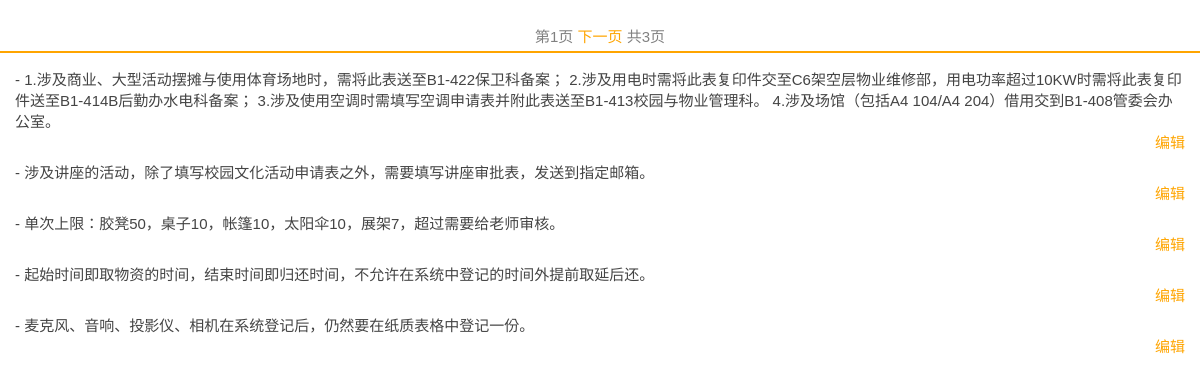
The page /1/get_notice/ on the database its author committed.
### mng/models.py (models this page shows)
class Notice(models.Model):
    content = models.CharField(max_length=300)

### mng/views.py (the view)
# urls.py: url(r'^(?P<page_num>[0-9]+)/get_notice/$', views.get_notice, name='get_notice'),
def get_notice(request, page_num):
    notices = latest_notices()
    if notices.count() <= 0:
        return HttpResponse("暂时没有通知")
    limit = 5
    paginator = Paginator(notices, limit)
    page = page_num
    try:
        notice_pages = paginator.page(page)  # 获取某页对应的记录
    except PageNotAnInteger:  # 如果页码不是个整数
        notice_pages = paginator.page(1)  # 取第一页的记录
    except EmptyPage:  # 如果页码太大，没有相应的记录
        notice_pages = paginator.page(paginator.num_pages)  # 取最后一页的记录
    return render(request, 'mng/notice.html', {'notice_pages': notice_pages})

### mng/model/notice.py (called while the page is built)
def latest_notices():
    return Notice.objects.order_by("-id")

### mng/templates/mng/notice.html (shortened to what this page needs)
<!DOCTYPE html>
<html lang="en">
<head>
    {% load staticfiles %}
    <link type="text/css" rel="stylesheet" href="{% static "css/base.css" %}">
    <link type="text/css" rel="stylesheet" href="{% static "css/notice.css" %}">
</head>
<body>
<div class="page_wrap">
    第{{ notice_pages.number }}页
    {% if notice_pages.has_next %}
        <a href="{% url 'mng:get_notice' notice_pages.next_page_number %}">下一页</a>
    {% endif %}
    共{{ notice_pages.paginator.num_pages }}页
</div>
{% for notice in notice_pages.object_list %}
    <div class="notice_wrap">
        <div>
            <p>- {{ notice.content }}</p>
            <a href="#" onclick="edit_notice(this)" class="click_label">编辑</a>
        </div>
    </div>
{% endfor %}
</body>
</html>

### mng/static/css/base.css (style rules this page uses)
* { margin: 0; padding: 0; font-family: "Lantinghei SC", "Microsoft Yahei", 宋体, Arial, Helvetica, sans-serif; font-size: 15px; font-style: normal; color: #444; -webkit-box-sizing: border-box; -moz-box-sizing: border-box; box-sizing: border-box; }
html, body { height: 100%; overflow-x: hidden; }
li, ul, img, a, div { border: 0; list-style: none; }
div { display: block; }
a { color: #333333; text-decoration: none; outline: none; }
.click_label { background-color: transparent; border-width:0; color: orange; font-size: 15px; }

### mng/static/css/notice.css (style rules this page uses)
.notice_wrap { width: 100%; padding: 15px; font-size: 15px; color: grey; }
.page_wrap { padding: 5px; font-size: 15px; color: grey; text-align: center; margin-top: 20px; border-bottom: solid orange 2px; }
a { color: orange; }
.notice_wrap a,button { float: right; }

### rows shown on the page
Notice: content "1.涉及商业、大型活动摆摊与使用体育场地时，需将此表送至B1-422保卫科备案； 2.涉及用电时需将此表复印件交至C6架空层物业维修部，用电功率超过10KW时需将此表复印件送至B1-414B后勤办水电科备案； 3.涉及使用空调时需填写空调申请表并附此表送至B1-413校园与物业管理科。 4.涉及场馆（包括A4 104/A4 204）借用交到B1-408管委会办公室。"
Notice: content "涉及讲座的活动，除了填写校园文化活动申请表之外，需要填写讲座审批表，发送到指定邮箱。"
Notice: content "单次上限：胶凳50，桌子10，帐篷10，太阳伞10，展架7，超过需要给老师审核。"
Notice: content "起始时间即取物资的时间，结束时间即归还时间，不允许在系统中登记的时间外提前取延后还。"
Notice: content "麦克风、音响、投影仪、相机在系统登记后，仍然要在纸质表格中登记一份。"

### other values the page prints
{{ notice_pages.number }} "1"
{{ notice_pages.paginator.num_pages }} "3"
